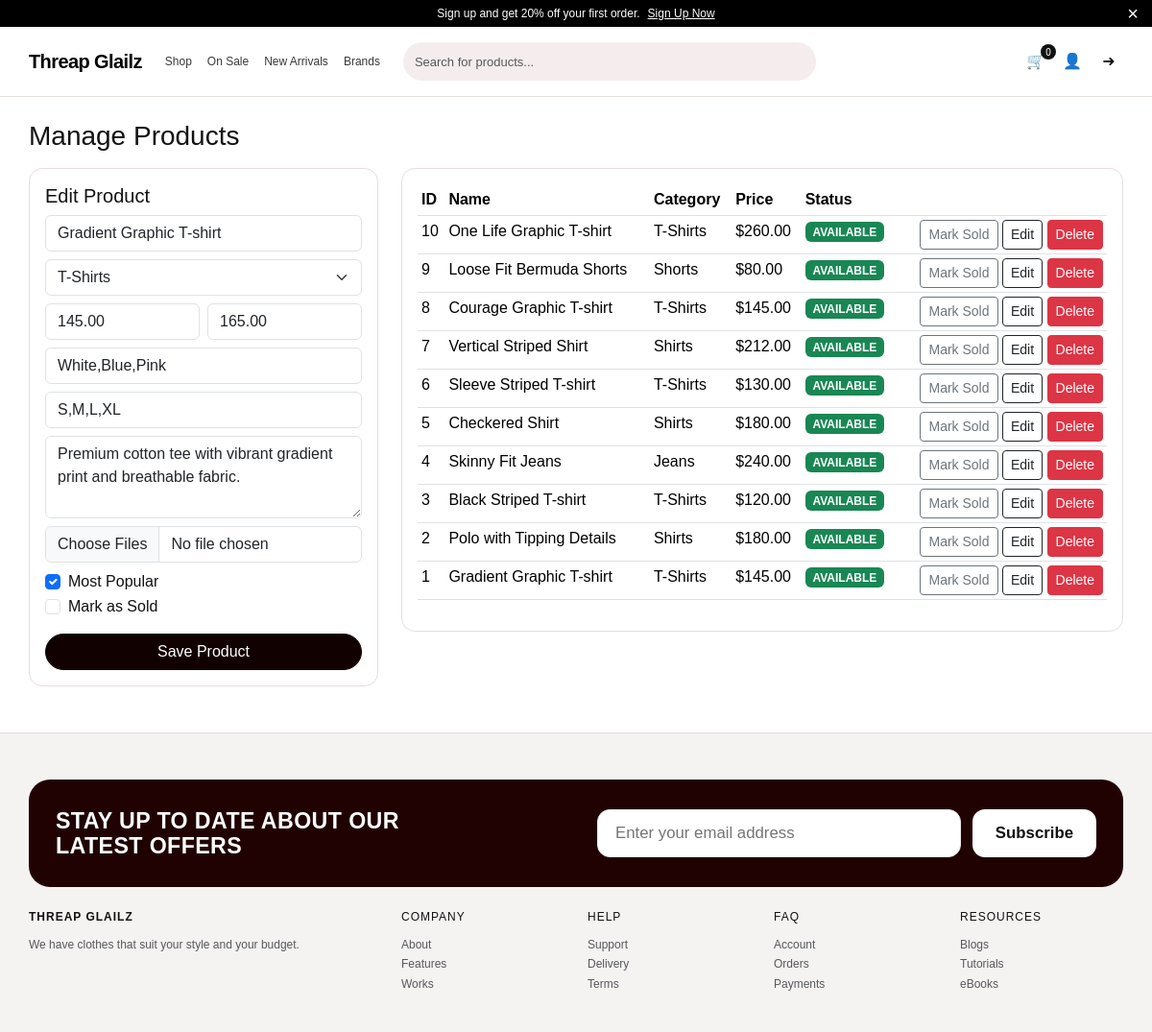
The app's page /admin/products.php?edit=1 (signed in) with its own data.
### tables this page shows
CREATE TABLE products (
    id INT UNSIGNED AUTO_INCREMENT PRIMARY KEY,
    category_id INT UNSIGNED NOT NULL,
    name VARCHAR(180) NOT NULL,
    slug VARCHAR(200) NOT NULL UNIQUE,
    description TEXT NOT NULL,
    price DECIMAL(10,2) NOT NULL,
    old_price DECIMAL(10,2) NULL,
    rating DECIMAL(2,1) DEFAULT 4.5,
    stock INT UNSIGNED DEFAULT 100,
    colors VARCHAR(255) DEFAULT 'Black,White',
    sizes VARCHAR(255) DEFAULT 'S,M,L,XL',
    is_popular TINYINT(1) DEFAULT 0,
    is_sold TINYINT(1) NOT NULL DEFAULT 0,
    created_at TIMESTAMP DEFAULT CURRENT_TIMESTAMP,
    updated_at TIMESTAMP DEFAULT CURRENT_TIMESTAMP ON UPDATE CURRENT_TIMESTAMP,
    CONSTRAINT fk_products_category FOREIGN KEY (category_id) REFERENCES categories(id) ON DELETE CASCADE,
    INDEX idx_products_category (category_id),
    INDEX idx_products_price (price),
    INDEX idx_products_popular (is_popular)
);

CREATE TABLE categories (
    id INT UNSIGNED AUTO_INCREMENT PRIMARY KEY,
    name VARCHAR(100) NOT NULL UNIQUE,
    slug VARCHAR(120) NOT NULL UNIQUE,
    created_at TIMESTAMP DEFAULT CURRENT_TIMESTAMP
);

### includes/db.php (called while the page is built, shortened)
<?php
function db(): PDO {
    static $pdo = null;
    if ($pdo === null) {
        $dsn = 'mysql:host=' . DB_HOST . ';dbname=' . DB_NAME . ';charset=utf8mb4';
        $pdo = new PDO($dsn, DB_USER, DB_PASS, [
            PDO::ATTR_ERRMODE => PDO::ERRMODE_EXCEPTION,
            PDO::ATTR_DEFAULT_FETCH_MODE => PDO::FETCH_ASSOC,
            PDO::ATTR_EMULATE_PREPARES => false,
        ]);
    }
    return $pdo;
}

### includes/functions.php (called while the page is built, shortened)
<?php
require_once __DIR__ . '/db.php';
function e(string $value): string {
    return htmlspecialchars($value, ENT_QUOTES, 'UTF-8');
}
function get_categories(): array {
    return db()->query('SELECT id, name, slug FROM categories ORDER BY name ASC')->fetchAll();
}

### admin/products.php (the view, shortened to what this page needs)
<?php
require_once __DIR__ . '/../includes/functions.php';
$editProduct = null;
$editId = (int)($_GET['edit'] ?? 0);
if ($editId > 0) {
    $stmt = db()->prepare('SELECT * FROM products WHERE id = ?');
    $stmt->execute([$editId]);
    $editProduct = $stmt->fetch();
}
$products = db()->query('SELECT p.*, c.name as category_name FROM products p JOIN categories c ON c.id = p.category_id ORDER BY p.id DESC')->fetchAll();
$categories = get_categories();
include __DIR__ . '/../header.php';
?>
<h1 class="h3 mb-3">Manage Products</h1>
<div class="row g-4">
    <div class="col-lg-4">
        <div class="detail-box p-3">
            <h5><?= $editProduct ? 'Edit Product' : 'Add Product' ?></h5>
            <form method="post" enctype="multipart/form-data">
                <div class="mb-2"><input class="form-control" name="name" placeholder="Name" value="<?= e($editProduct['name'] ?? '') ?>" required></div>
                <div class="mb-2">
                    <select class="form-select" name="category_id" required>
                        <?php foreach ($categories as $cat): ?>
                            <option value="<?= (int)$cat['id'] ?>" <?= (int)($editProduct['category_id'] ?? 0) === (int)$cat['id'] ? 'selected' : '' ?>><?= e($cat['name']) ?></option>
                        <?php endforeach; ?>
                    </select>
                </div>
                <div class="row g-2 mb-2">
                    <div class="col"><input class="form-control" type="number" step="0.01" name="price" placeholder="Price" value="<?= e((string)($editProduct['price'] ?? '')) ?>" required></div>
                    <div class="col"><input class="form-control" type="number" step="0.01" name="old_price" placeholder="Old price" value="<?= e((string)($editProduct['old_price'] ?? '')) ?>"></div>
                </div>
                <div class="mb-2"><input class="form-control" name="colors" placeholder="Colors comma separated" value="<?= e($editProduct['colors'] ?? '') ?>"></div>
                <div class="mb-2"><input class="form-control" name="sizes" placeholder="Sizes comma separated" value="<?= e($editProduct['sizes'] ?? '') ?>"></div>
                <div class="mb-2"><textarea class="form-control" name="description" rows="3" placeholder="Description" required><?= e($editProduct['description'] ?? '') ?></textarea></div>
                <div class="mb-2"><input class="form-control" type="file" name="images[]" multiple></div>
                <div class="form-check"><input class="form-check-input" type="checkbox" name="is_popular" id="isPopular" <?= !empty($editProduct['is_popular']) ? 'checked' : '' ?>><label for="isPopular" class="form-check-label">Most Popular</label></div>
                <div class="form-check mb-3"><input class="form-check-input" type="checkbox" name="is_sold" id="isSold" <?= !empty($editProduct['is_sold']) ? 'checked' : '' ?>><label for="isSold" class="form-check-label">Mark as Sold</label></div>
                <button class="btn btn-dark w-100">Save Product</button>
            </form>
        </div>
    </div>
    <div class="col-lg-8">
        <div class="detail-box p-3">
            <table class="table table-sm">
                <thead><tr><th>ID</th><th>Name</th><th>Category</th><th>Price</th><th>Status</th><th></th></tr></thead>
                <tbody>
                    <?php foreach ($products as $p): ?>
                        <tr>
                            <td><?= (int)$p['id'] ?></td>
                            <td><?= e($p['name']) ?></td>
                            <td><?= e($p['category_name']) ?></td>
                            <td>$<?= number_format((float)$p['price'], 2) ?></td>
                            <td>
                                <?php if (!empty($p['is_sold'])): ?>
                                    <span class="badge text-bg-danger">SOLD</span>
                                <?php else: ?>
                                    <span class="badge text-bg-success">AVAILABLE</span>
                                <?php endif; ?>
                            </td>
                            <td class="text-end">
                                <form method="post" class="d-inline">
                                    <button class="btn btn-sm btn-outline-secondary"><?= !empty($p['is_sold']) ? 'Mark Available' : 'Mark Sold' ?></button>
                                </form>
                                <a href="?edit=<?= (int)$p['id'] ?>" class="btn btn-sm btn-outline-dark">Edit</a>
                                <form method="post" class="d-inline" onsubmit="return confirm('Delete product?')">
                                    <button class="btn btn-sm btn-danger">Delete</button>
                                </form>
                            </td>
                        </tr>
                    <?php endforeach; ?>
                </tbody>
            </table>
        </div>
    </div>
</div>
<?php include __DIR__ . '/../footer.php'; ?>

### assets/css/style.css (style rules this page uses)
:root { --ink: #121212; --muted: #6e6e6e; --line: #e8dddd; --soft: #f5eded; --soft-2: #f9f3f3; --dark: #200202; --radius: 14px; }
* { box-sizing: border-box; }
body { margin: 0; font-family: "Poppins", Arial, sans-serif; color: var(--ink); background: #fff; }
.btn-dark { background: #120101; border-color: #120101; border-radius: 999px; padding-inline: 24px; }
.filter-card, .cart-box, .summary-box, .detail-box { border-radius: var(--radius); border: 1px solid var(--line); background: #fff; }

### records on screen
products: name "Gradient Graphic T-shirt", category_id "T-Shirts", price "145.00", old_price "165.00", colors "White,Blue,Pink", sizes "S,M,L,XL", description "Premium cotton tee with vibrant gradient print and breathable fabric.", is_popular "☑", id "1", category.name "T-Shirts", shows "AVAILABLE", shows "Mark Sold"
products: id "10", name "One Life Graphic T-shirt", category.name "T-Shirts", price "260.00", is_sold "AVAILABLE"
products: id "9", name "Loose Fit Bermuda Shorts", category.name "Shorts", price "80.00", is_sold "AVAILABLE"
products: id "8", name "Courage Graphic T-shirt", category.name "T-Shirts", price "145.00", is_sold "AVAILABLE"
products: id "7", name "Vertical Striped Shirt", category.name "Shirts", price "212.00", is_sold "AVAILABLE"
products: id "6", name "Sleeve Striped T-shirt", category.name "T-Shirts", price "130.00", is_sold "AVAILABLE"
products: id "5", name "Checkered Shirt", category.name "Shirts", price "180.00", is_sold "AVAILABLE"
products: id "4", name "Skinny Fit Jeans", category.name "Jeans", price "240.00", is_sold "AVAILABLE"
products: id "3", name "Black Striped T-shirt", category.name "T-Shirts", price "120.00", is_sold "AVAILABLE"
products: id "2", name "Polo with Tipping Details", category.name "Shirts", price "180.00", is_sold "AVAILABLE"

### other values on screen
cart_items_count() "0"
